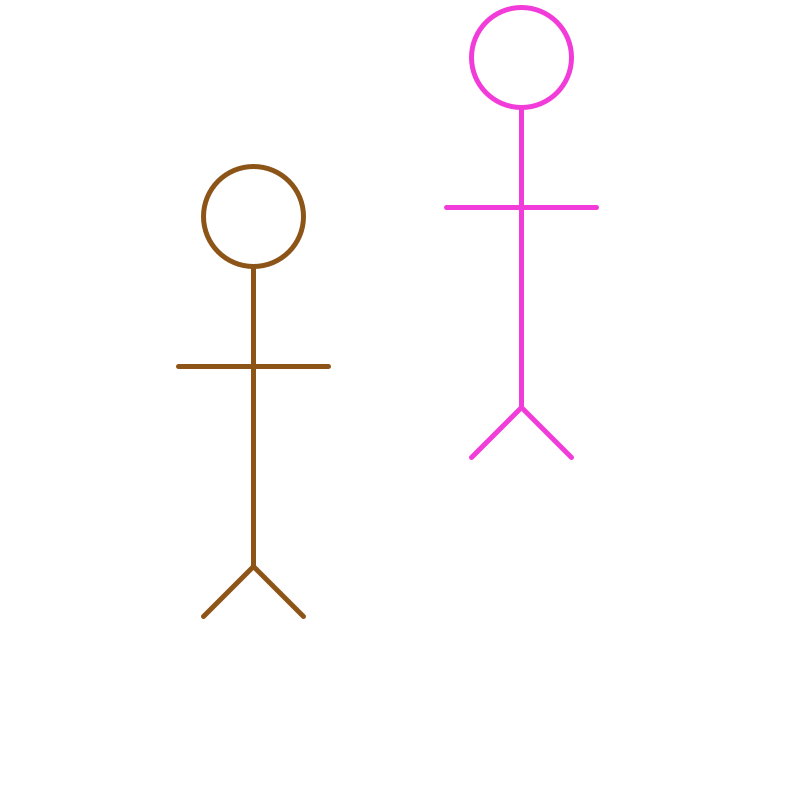
Frame 1 (no input)
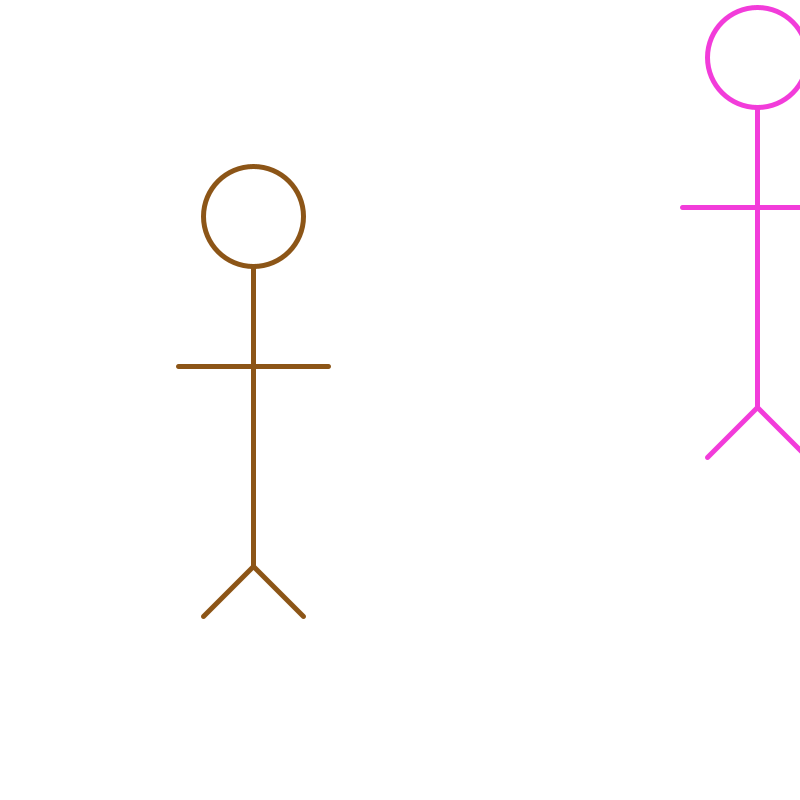
Frame 60 (the mouse pressed at the canvas centre just before this capture)
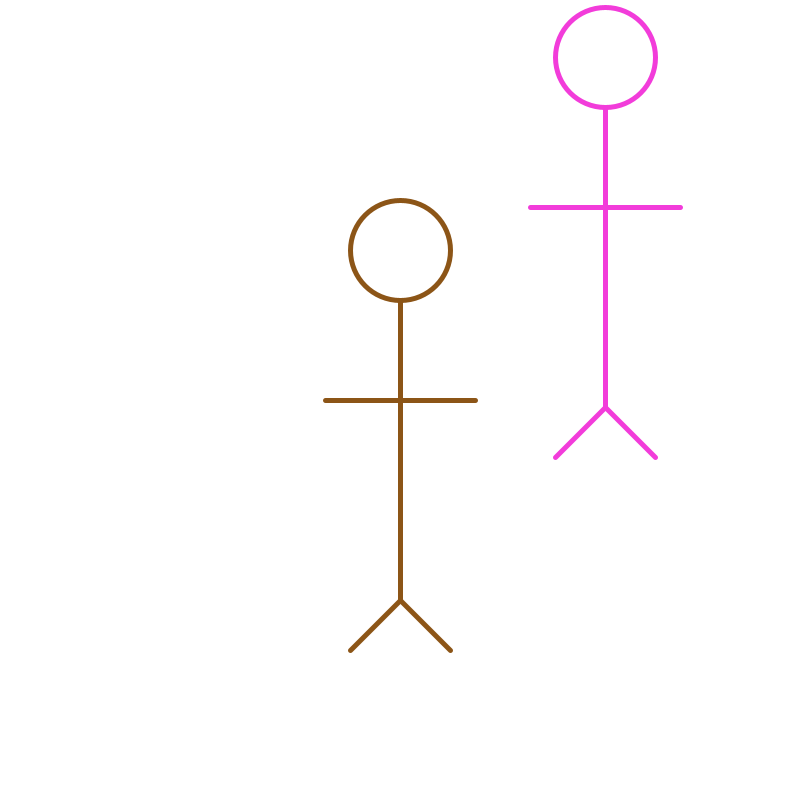
Frame 120 (the mouse held since frame 60 and released just before this capture)

The Processing sketch that drew these frames (run headless with seeded random() and noise(); from frame 60 on, the mouse is pressed at the canvas centre):

// Processing sketch: stickmanOOP
// ── stickmanOOP.pde
Stickman namrata, sami;

void setup() {
  size(800, 800);
  namrata = new Stickman();
  sami = new Stickman();
}

void draw() {
  background(255);
  
  reactToMouse();
  
  sami.followMouse();
  namrata.bounceHorizontally();
  
  sami.display();
  namrata.display();
}

void reactToMouse() {
  if (mousePressed) {
    if (mouseButton == LEFT) {
      sami.eat();
    }
    else if (mouseButton == RIGHT) {
      sami.exercise();
    }
  }
  if (keyPressed) {
    if (key == 'e') {
      namrata.eat();
    }
    else if (key == 'x') {
      namrata.exercise();
    }
  }
}
// ── Stickman.pde
class Stickman {
  //data
  float x, y;
  float xSpeed;
  color bodyColor;
  float weight;

  //constructor(s)
  Stickman() {
    x = random(width);
    y = random(height);
    bodyColor = color( random(255), random(255), random(255));
    weight = 5;
    xSpeed = 4;
  }

  //behaviours
  void display() {
    strokeWeight(weight);
    stroke(bodyColor);

    pushMatrix();
      translate(x, y);
      //the torso
      line(0, -100, 0, 200);
      //legs
      line(0, 200, -50, 250);
      line(0, 200, 50, 250);
      //arms
      line(-75, 0, 75, 0);
      //head
      ellipse(0, -150, 100, 100);
    popMatrix();
  }

  void followMouse() {
    if (mouseX != 0 || mouseY != 0) {  //just so the stickman doesn't jump to 0, 0 at the start
      x = mouseX;
      y = mouseY;
    }
  }

  void bounceHorizontally() {
    x += xSpeed;

    if (x >= width || x <= 0) {
      xSpeed *= -1;
    }
  }
  
  void eat() {
    weight++;
    weight = constrain(weight, 1, 50);
  }
  
  void exercise() {
    weight--;
    weight = constrain(weight, 1, 50);
  }
}
